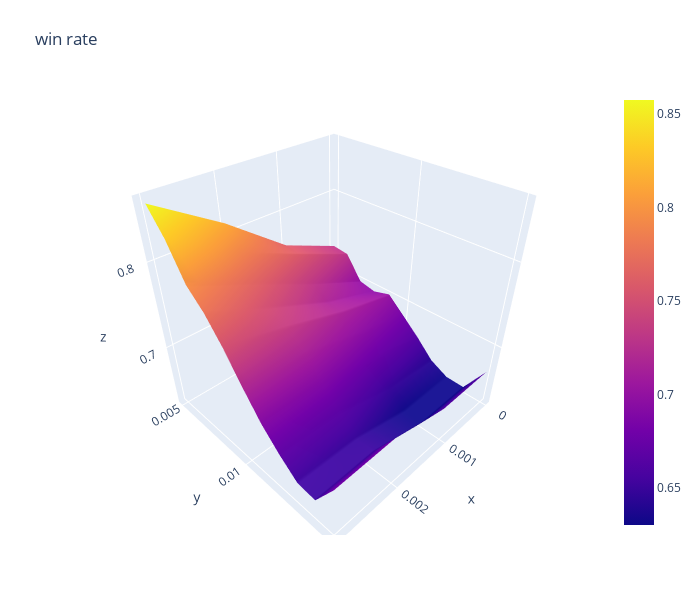

The cell this chart's notebook holds for it:
### Code cell
import plotly.graph_objects as go

x_data = df_win_rate.columns.to_list() # close threshold

y_data = df_win_rate.index.to_list() # open threshold

z_data = df_win_rate.copy(deep=True) # win rate

fig = go.Figure(data=[go.Surface(z=z_data.values,x=x_data,y=y_data)])

fig.update_layout(title="win rate", # 标题
                  autosize=False,  # 尺度自动缩放
                  width=700,  # 长宽
                  height=600,
                  margin=dict(l=65,r=50,b=65,t=90)  # 4个位置的距离
                 )

fig.show()

### Figure 1 — Plotly figure (JSON) as saved in the notebook; plotly's stock layout.template omitted (floating-point values rounded to 4 significant figures)
{"data": [{"type": "surface", "x": [1e-06, 0.001, 0.002, 0.003], "y": [0.005, 0.006, 0.007, 0.008, 0.009, 0.01, 0.011, 0.012, 0.013, 0.014, 0.015], "z": [[0.7305, 0.76, 0.813, 0.8574], [0.7281, 0.7579, 0.7879, 0.8319], [0.6995, 0.7299, 0.7635, 0.7956], [0.6951, 0.7159, 0.7462, 0.7773], [0.7014, 0.7152, 0.7349, 0.7514], [0.6825, 0.697, 0.7143, 0.7203], [0.6636, 0.6754, 0.6891, 0.6917], [0.6421, 0.6495, 0.6667, 0.6699], [0.631, 0.631, 0.6477, 0.6517], [0.6301, 0.6301, 0.6494, 0.6494], [0.6667, 0.6667, 0.6849, 0.6849]]}], "layout": {"autosize": false, "height": 600, "margin": {"b": 65, "l": 65, "r": 50, "t": 90}, "title": {"text": "win rate"}, "width": 700}}
